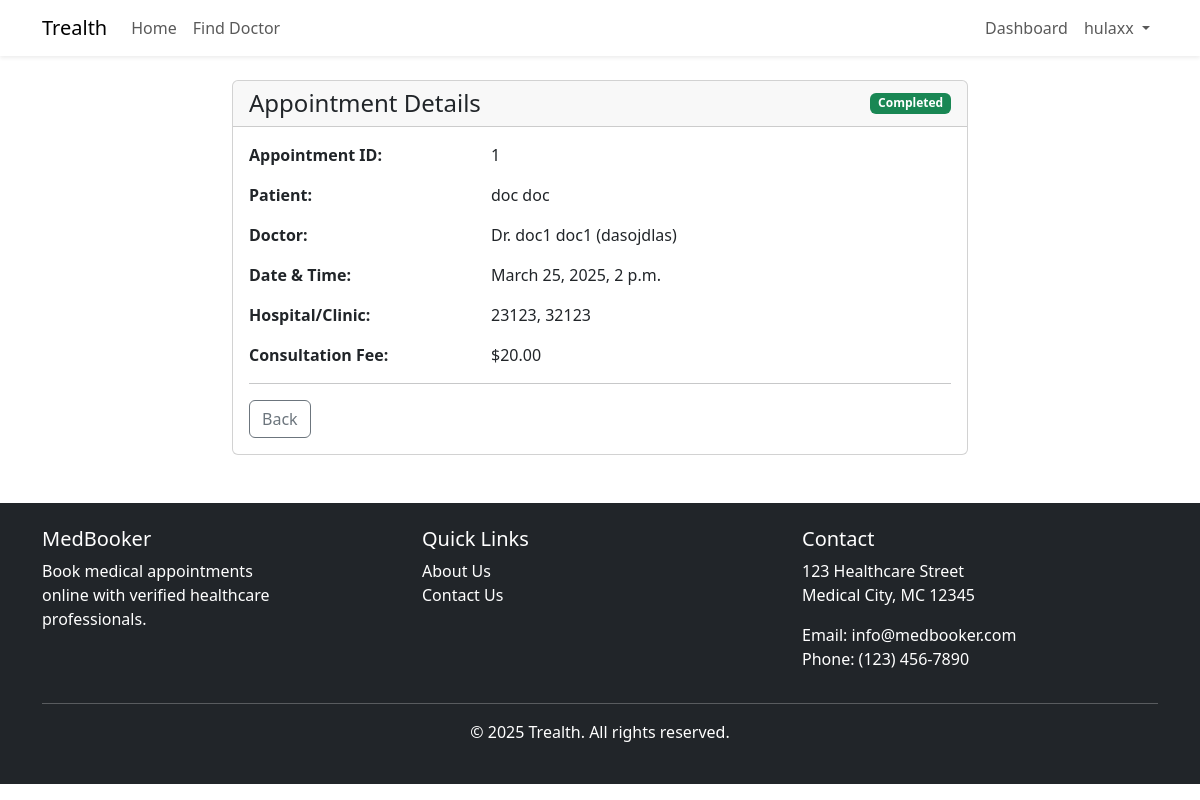
Screenshot of /appointments/view/1/ (signed in) with the database file from the repository.
### accounts/models.py (models this page shows)
class User(AbstractUser):
    USER_TYPE_CHOICES = (
        ('doctor', 'Doctor'),
        ('patient', 'Patient'),
        ('admin', 'Administrator'),
    )
    email = models.EmailField(unique=True)
    user_type = models.CharField(max_length=10, choices=USER_TYPE_CHOICES)
    USERNAME_FIELD = 'email'
    REQUIRED_FIELDS = ['first_name', 'last_name']
    objects = CustomUserManager()

### appointments/models.py (models this page shows, shortened)
class Appointment(models.Model):
    STATUS_CHOICES = (
        ('scheduled', 'Scheduled'),
        ('completed', 'Completed'),
        ('cancelled', 'Cancelled'),
        ('no_show', 'No Show'),
    )
    appointment_id = models.AutoField(primary_key=True)
    doctor = models.ForeignKey(Doctor, on_delete=models.CASCADE, related_name='appointments')
    patient = models.ForeignKey(Patient, on_delete=models.CASCADE, related_name='appointments')
    appointment_date = models.DateTimeField()
    status = models.CharField(max_length=20, choices=STATUS_CHOICES, default='scheduled')
    cancel_reason = models.CharField(max_length=255, blank=True, null=True)
    symptoms_description = models.TextField(blank=True, null=True)
    created_at = models.DateTimeField(auto_now_add=True)

### patients/models.py (models this page shows, shortened)
class Patient(models.Model):
    patient_id = models.AutoField(primary_key=True)
    user = models.OneToOneField(settings.AUTH_USER_MODEL, on_delete=models.CASCADE, related_name='patient_profile')
    full_name = models.CharField(max_length=255)
    date_of_birth = models.DateField()
    gender = models.CharField(max_length=10)
    blood_type = models.CharField(max_length=5)
    allergies = models.CharField(max_length=255, blank=True)
    emergency_contact = models.CharField(max_length=255)
    balance = models.DecimalField(max_digits=10, decimal_places=2, default=0.00)
    location = models.CharField(max_length=255)

### doctors/models.py (models this page shows, shortened)
class Doctor(models.Model):
    doctor_id = models.AutoField(primary_key=True)
    user = models.OneToOneField(settings.AUTH_USER_MODEL, on_delete=models.CASCADE, related_name='doctor_profile')
    full_name = models.CharField(max_length=255)
    specialization = models.CharField(max_length=255)
    experience_years = models.IntegerField()
    license_number = models.CharField(max_length=50)
    consultation_fee = models.DecimalField(max_digits=10, decimal_places=2)
    hospital_name = models.CharField(max_length=255)
    hospital_location = models.CharField(max_length=255)

### appointments/views.py (the view)
# urls.py: path('view/<int:appointment_id>/', views.view, name='view'),
@login_required
def view(request, appointment_id):
    appointment = get_object_or_404(Appointment, appointment_id=appointment_id)
    return render(request, 'appointments/view.html', {'appointment': appointment})

### templates/appointments/view.html (shortened to what this page needs)
{% extends 'base.html' %}
{% block content %}
<div class="row">
    <div class="col-md-8 offset-md-2">
        <div class="card">
            <div class="card-header d-flex justify-content-between align-items-center">
                <h4 class="mb-0">Appointment Details</h4>
                <span class="badge {% if appointment.status == 'scheduled' %}bg-primary{% elif appointment.status == 'completed' %}bg-success{% elif appointment.status == 'cancelled' %}bg-danger{% else %}bg-secondary{% endif %}">
                    {{ appointment.status|title }}
                </span>
            </div>
            <div class="card-body">
                <div class="row mb-3">
                    <div class="col-md-4 fw-bold">Appointment ID:</div>
                    <div class="col-md-8">{{ appointment.appointment_id }}</div>
                </div>
                <div class="row mb-3">
                    <div class="col-md-4 fw-bold">Patient:</div>
                    <div class="col-md-8">{{ appointment.patient.full_name }}</div>
                </div>
                <div class="row mb-3">
                    <div class="col-md-4 fw-bold">Doctor:</div>
                    <div class="col-md-8">Dr. {{ appointment.doctor.full_name }} ({{ appointment.doctor.specialization }})</div>
                </div>
                <div class="row mb-3">
                    <div class="col-md-4 fw-bold">Date & Time:</div>
                    <div class="col-md-8">{{ appointment.appointment_date }}</div>
                </div>
                <div class="row mb-3">
                    <div class="col-md-4 fw-bold">Hospital/Clinic:</div>
                    <div class="col-md-8">{{ appointment.doctor.hospital_name }}, {{ appointment.doctor.hospital_location }}</div>
                </div>
                <div class="row mb-3">
                    <div class="col-md-4 fw-bold">Consultation Fee:</div>
                    <div class="col-md-8">${{ appointment.doctor.consultation_fee }}</div>
                </div>
                <hr>
                <div class="d-flex justify-content-between">
                    <a href="javascript:history.back()" class="btn btn-outline-secondary">Back</a>
                </div>
            </div>
        </div>
    </div>
</div>
{% endblock %}

### templates/base.html (shortened to what this page needs)
<!DOCTYPE html>
<html lang="en">
<head>
    <link href="https://cdn.jsdelivr.net/npm/bootstrap@5.3.0-alpha1/dist/css/bootstrap.min.css" rel="stylesheet">
    <link rel="stylesheet" href="https://cdn.jsdelivr.net/npm/bootstrap-icons@1.10.0/font/bootstrap-icons.css">
</head>
<body>
    <nav class="navbar navbar-expand-lg navbar-light bg-white shadow-sm">
        <div class="container">
            <a class="navbar-brand" href="{% url 'core:home' %}">Trealth</a>
            <div class="collapse navbar-collapse" id="navbarNav">
                <ul class="navbar-nav me-auto">
                    <li class="nav-item">
                        <a class="nav-link" href="{% url 'core:home' %}">Home</a>
                    </li>
                    {% if user.is_authenticated and user.user_type == 'patient' %}
                    <li class="nav-item">
                        <a class="nav-link" href="{% url 'core:find_doctor' %}">Find Doctor</a>
                    </li>
                    {% endif %}
                </ul>
                <ul class="navbar-nav ms-auto">
                    {% if user.is_authenticated %}
                        {% if user.user_type == 'doctor' %}
                            <li class="nav-item">
                                <a class="nav-link" href="{% url 'doctors:dashboard' %}">Dashboard</a>
                            </li>
                        {% elif user.user_type == 'patient' %}
                            <li class="nav-item">
                                <a class="nav-link" href="{% url 'patients:dashboard' %}">Dashboard</a>
                            </li>
                        {% elif user.user_type == 'admin' %}
                            <li class="nav-item">
                                <a class="nav-link" href="{% url 'admin_portal:dashboard' %}">Admin</a>
                            </li>
                        {% endif %}
                        <li class="nav-item dropdown">
                            <a class="nav-link dropdown-toggle" href="#" id="navbarDropdown" role="button" data-bs-toggle="dropdown" aria-expanded="false">
                                {{ user.first_name }}
                            </a>
                        </li>
                    {% endif %}
                </ul>
            </div>
        </div>
    </nav>
    <div class="container mt-4">
        {% block content %}{% endblock %}
    </div>
    <footer class="bg-dark text-white py-4 mt-5">
        <div class="container">
            <div class="row">
                <div class="col-md-4">
                    <h5>MedBooker</h5>
                    <div style="width: 70%;">
                        <p>Book medical appointments online with verified healthcare professionals.</p>
                    </div>
                </div>
                <div class="col-md-4">
                    <h5>Quick Links</h5>
                    <ul class="list-unstyled">
                        <li><a href="{% url 'core:about' %}" class="text-white" style="text-decoration: none;">About Us</a></li>
                        <li><a href="{% url 'core:contact' %}" class="text-white" style="text-decoration: none;">Contact Us</a></li>
                    </ul>
                </div>
                <div class="col-md-4">
                    <h5>Contact</h5>
                    <address>
                        <p>123 Healthcare Street<br>Medical City, MC 12345</p>
                        <p>Email: info@medbooker.com<br>Phone: (123) 456-7890</p>
                    </address>
                </div>
            </div>
            <hr>
            <div class="text-center">
                <p>&copy; 2025 Trealth. All rights reserved.</p>
            </div>
        </div>
    </footer>
</body>
</html>

### rows the page displays
User: first_name "hulaxx"
Appointment: status "Completed", appointment_id "1", patient.full_name "doc doc", doctor.full_name "doc1 doc1", doctor.specialization "dasojdlas", appointment_date "March 25, 2025, 2 p.m.", doctor.hospital_name "23123", doctor.hospital_location "32123", doctor.consultation_fee "20.00"
